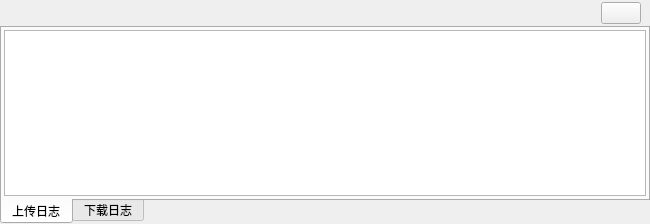
<?xml version="1.0" encoding="UTF-8"?>
<ui version="4.0">
 <class>FloatLogPanel</class>
 <widget class="QWidget" name="FloatLogPanel">
  <property name="geometry">
   <rect>
    <x>0</x>
    <y>0</y>
    <width>650</width>
    <height>224</height>
   </rect>
  </property>
  <property name="windowTitle">
   <string notr="true">FloatLogPanel</string>
  </property>
  <property name="styleSheet">
   <string notr="true"/>
  </property>
  <layout class="QVBoxLayout" name="verticalLayout">
   <property name="spacing">
    <number>0</number>
   </property>
   <property name="leftMargin">
    <number>0</number>
   </property>
   <property name="topMargin">
    <number>0</number>
   </property>
   <property name="rightMargin">
    <number>0</number>
   </property>
   <property name="bottomMargin">
    <number>0</number>
   </property>
   <item>
    <widget class="QWidget" name="w" native="true">
     <property name="sizePolicy">
      <sizepolicy hsizetype="Preferred" vsizetype="Maximum">
       <horstretch>0</horstretch>
       <verstretch>0</verstretch>
      </sizepolicy>
     </property>
     <layout class="QHBoxLayout" name="horizontalLayout">
      <property name="leftMargin">
       <number>9</number>
      </property>
      <property name="topMargin">
       <number>2</number>
      </property>
      <property name="rightMargin">
       <number>9</number>
      </property>
      <property name="bottomMargin">
       <number>2</number>
      </property>
      <item>
       <spacer name="horizontalSpacer">
        <property name="orientation">
         <enum>Qt::Horizontal</enum>
        </property>
        <property name="sizeHint" stdset="0">
         <size>
          <width>40</width>
          <height>20</height>
         </size>
        </property>
       </spacer>
      </item>
      <item>
       <widget class="QPushButton" name="btnClose">
        <property name="toolTip">
         <string>关闭日志窗口</string>
        </property>
        <property name="text">
         <string/>
        </property>
       </widget>
      </item>
     </layout>
    </widget>
   </item>
   <item>
    <widget class="QTabWidget" name="tabWidget">
     <property name="sizePolicy">
      <sizepolicy hsizetype="Expanding" vsizetype="Expanding">
       <horstretch>0</horstretch>
       <verstretch>0</verstretch>
      </sizepolicy>
     </property>
     <property name="minimumSize">
      <size>
       <width>0</width>
       <height>0</height>
      </size>
     </property>
     <property name="styleSheet">
      <string notr="true">QTabWidget {border: none;}
QTabWidget &gt; QWidget { margin-top: 0px;}
QTabWidget::pane{border: none;background-color: #282828;}
QTabBar::tab {
    border-top-left-radius: 0px; /*old 10px*/
    border-top-right-radius: 0px; /*old 10px*/
    min-width: 50px;
    min-height: 20px;
    padding: 3px 8px 3px 0px;
    margin: 0px;
    color: #999999;
    background: #282828; 
}
QTabBar::tab:selected, QTabBar::tab:hover {
    color: #eeeeee;
    background: #333333; 
}
QTabWidget#tabWidget QTabBar::tab{
    font-size: 12px;
}</string>
     </property>
     <property name="tabPosition">
      <enum>QTabWidget::South</enum>
     </property>
     <property name="currentIndex">
      <number>0</number>
     </property>
     <property name="tabBarAutoHide">
      <bool>false</bool>
     </property>
     <widget class="QWidget" name="uploadLog_tab">
      <attribute name="title">
       <string>上传日志</string>
      </attribute>
      <layout class="QVBoxLayout" name="verticalLayout_4">
       <property name="leftMargin">
        <number>2</number>
       </property>
       <property name="topMargin">
        <number>2</number>
       </property>
       <property name="rightMargin">
        <number>2</number>
       </property>
       <property name="bottomMargin">
        <number>2</number>
       </property>
       <item>
        <widget class="QTextBrowser" name="logEdit_upload">
         <property name="contextMenuPolicy">
          <enum>Qt::NoContextMenu</enum>
         </property>
         <property name="openExternalLinks">
          <bool>true</bool>
         </property>
        </widget>
       </item>
      </layout>
     </widget>
     <widget class="QWidget" name="downloadLog_tab">
      <attribute name="title">
       <string>下载日志</string>
      </attribute>
      <layout class="QVBoxLayout" name="verticalLayout_2">
       <property name="leftMargin">
        <number>2</number>
       </property>
       <property name="topMargin">
        <number>2</number>
       </property>
       <property name="rightMargin">
        <number>2</number>
       </property>
       <property name="bottomMargin">
        <number>2</number>
       </property>
       <item>
        <widget class="QTextBrowser" name="logEdit_download">
         <property name="openExternalLinks">
          <bool>true</bool>
         </property>
        </widget>
       </item>
      </layout>
     </widget>
    </widget>
   </item>
  </layout>
 </widget>
 <layoutdefault spacing="6" margin="11"/>
 <resources/>
 <connections>
  <connection>
   <sender>btnClose</sender>
   <signal>clicked()</signal>
   <receiver>FloatLogPanel</receiver>
   <slot>hide()</slot>
   <hints>
    <hint type="sourcelabel">
     <x>624</x>
     <y>13</y>
    </hint>
    <hint type="destinationlabel">
     <x>324</x>
     <y>111</y>
    </hint>
   </hints>
  </connection>
 </connections>
</ui>
